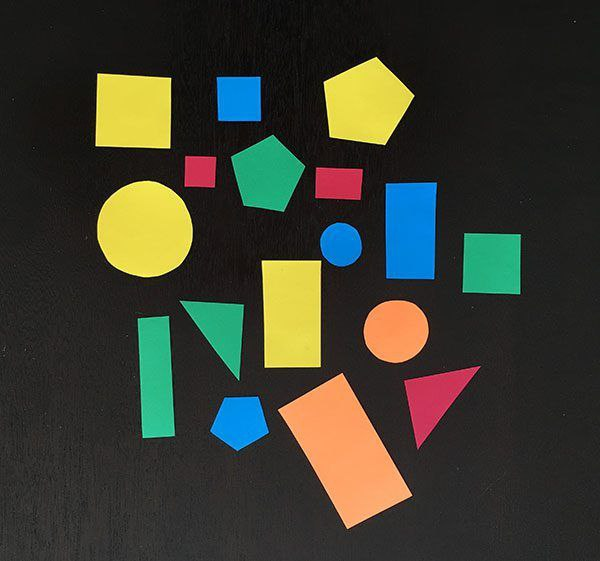
#> input picture Multimedia_HW3/Shapes.jpg, 600 x 561 px
$ jupyter execute --allow-errors Untitled.ipynb
#> lines starting #> are read from the running program, lines starting #| are printed output that depends on the picture; after the words box and inside, x2 and y2 are one past the last pixel; in counts of white or black regions, pixels touching at a corner belong together
[cell 1]
import cv2
import numpy as np

# Load the image
image_path = './Shapes.jpg'
image = cv2.imread(image_path)
#> image is the input picture: shape (561, 600, 3); mean B, G, R 47.3, 60, 58.6
cv2.imshow("Original Image", image)
gray = cv2.cvtColor(image, cv2.COLOR_BGR2GRAY)
blurred = cv2.GaussianBlur(gray, (3, 3), 0)
#blurred = cv2.GaussianBlur(gray, (5, 5), 0)
edges = cv2.Canny(blurred, 50, 200)
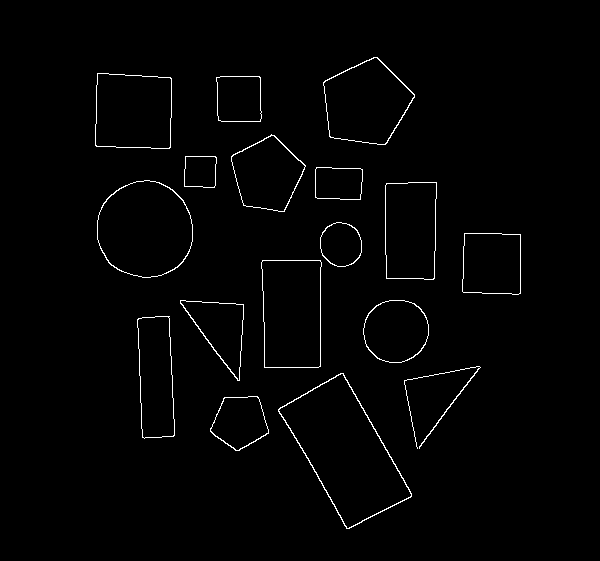
#> edges: shape (561, 600); 1.4% white in thin lines or dots, all inside (x1, y1, x2, y2) = (95, 57, 521, 529)

# Find contours
contours, _ = cv2.findContours(edges.copy(), cv2.RETR_EXTERNAL, cv2.CHAIN_APPROX_SIMPLE)
#> contours = 17 contours; largest, box (x1, y1, x2, y2) and area: (278, 373, 412, 529) 10306, (97, 180, 193, 278) 7300, (261, 260, 322, 368) 6094, (323, 57, 415, 145) 5552, (95, 73, 172, 149) 5378

# Function to detect shape name
def detect_shape(c):
    shape = "unidentified"
    peri = cv2.arcLength(c, True)
    # Adjust the epsilon value to improve accuracy
    epsilon = 0.02 * peri  # Experiment with this value
    approx = cv2.approxPolyDP(c, epsilon, True)

    if len(approx) == 3:
        shape = "triangle"
    elif len(approx) == 4:
        (x, y, w, h) = cv2.boundingRect(approx)
        ar = w / float(h)
        shape = "square" if ar >= 0.95 and ar <= 1.05 else "rectangle"
    elif len(approx) == 5:
        shape = "pentagon"
    elif len(approx) == 6:
        shape = "hexagon"
    else:
        shape = "circle"

    return shape


# Create copies for both tasks
labeled_image = image.copy()
quadrilateral_image = image.copy()

# Detect shapes and label them
for contour in contours:
    shape_name = detect_shape(contour)

    M = cv2.moments(contour)
    cX = int(M["m10"] / M["m00"])
    cY = int(M["m01"] / M["m00"])

    cv2.drawContours(labeled_image, [contour], -1, (0, 255, 0), 2)
                                                    # contour colors
    cv2.putText(labeled_image, shape_name, (cX - 20, cY), cv2.FONT_HERSHEY_SIMPLEX, 0.5, (255, 255, 255), 2)
#> this loop made 17 passes
#> (shape in detect_shape, peri in detect_shape, epsilon in detect_shape, approx in detect_shape, x in detect_shape, y in detect_shape, w in detect_shape, h in detect_shape) on passes 2, 4, 7, 8, 10, 12, 13: ('rectangle', 456.5, 9.13, [[340, 373], [278, 411], [349, 528], [411, 493]], 278, 373, 134, 156), ('rectangle', 308.9, 6.18, [[169, 316], [137, 319], [144, 438], [174, 435]], 137, 316, 38, 123), ('rectangle', 329.9, 6.6, [[262, 260], [264, 367], [320, 366], [320, 260]], 262, 260, 59, 108), ('square', 233.9, 4.68, [[464, 233], [462, 291], [520, 293], [520, 234]], 462, 233, 59, 61), ('rectangle', 291.9, 5.84, [[386, 183], [386, 278], [433, 279], [436, 182]], 386, 182, 51, 98), ('rectangle', 153.9, 3.08, [[316, 167], [315, 197], [360, 199], [362, 169]], 315, 167, 48, 33), ('square', 123.1, 2.46, [[185, 156], [184, 186], [214, 187], [216, 157]], 184, 156, 33, 32)
#> (shape in detect_shape, peri in detect_shape, epsilon in detect_shape, shape_name, cX, cY) on passes 1, 3, 5, 9, 11, 14: ('pentagon', 187.7, 3.75, 'pentagon', 239, 421), ('hexagon', 523.7, 10.47, 'hexagon', 448, 406), ('circle', 212.4, 4.25, 'circle', 395, 330), ('circle', 142.5, 2.85, 'circle', 340, 244), ('circle', 320.7, 6.41, 'circle', 144, 229), ('pentagon', 248.1, 4.96, 'pentagon', 266, 173)
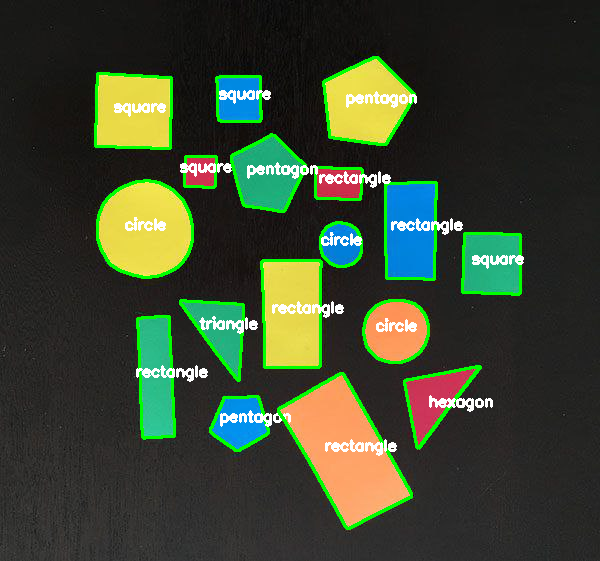
#> labeled_image: shape (561, 600, 3); 6.1% of pixels changed, all inside (x1, y1, x2, y2) = (94, 56, 524, 530)
                                                                                            # text color
# Remove non-quadrilateral shapes
for contour in contours:
    shape_name = detect_shape(contour)
    if shape_name not in ["square", "rectangle"]:
        cv2.drawContours(quadrilateral_image, [contour], -1, (0, 0, 0), -1)
#> this loop made 17 passes
#> (shape in detect_shape, peri in detect_shape, epsilon in detect_shape, shape_name) on passes 1, 3, 5, 9, 11, 14, 17: ('pentagon', 187.7, 3.75, 'pentagon'), ('hexagon', 523.7, 10.47, 'hexagon'), ('circle', 212.4, 4.25, 'circle'), ('circle', 142.5, 2.85, 'circle'), ('circle', 320.7, 6.41, 'circle'), ('pentagon', 248.1, 4.96, 'pentagon'), ('pentagon', 294.5, 5.89, 'pentagon')
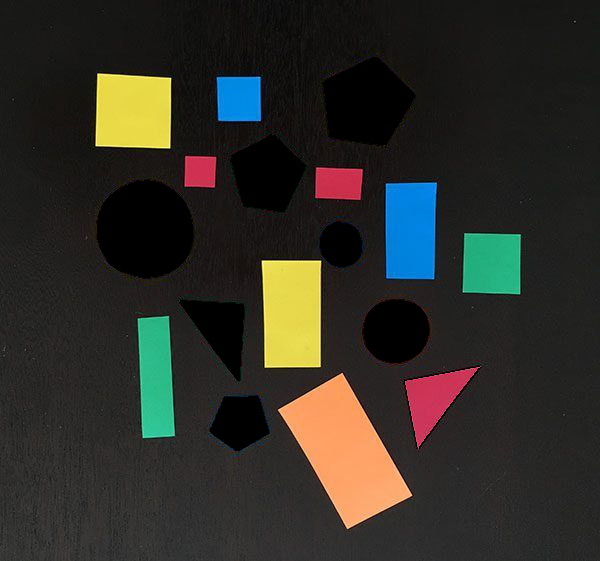
#> quadrilateral_image: shape (561, 600, 3); 8.06% of pixels changed, all inside (x1, y1, x2, y2) = (97, 57, 481, 451)

# Save and display the images
cv2.imwrite('./labeled_shapes.jpg', labeled_image)
cv2.imwrite('./quadrilateral_shapes.jpg', quadrilateral_image)

cv2.imshow("Labeled Shapes", labeled_image)
cv2.imshow("Quadrilateral Shapes", quadrilateral_image)
cv2.waitKey(0)
cv2.destroyAllWindows()

<p dir = "rtl">
    ابتدا شکل اصلی را خوانده و نمایش می دهیم. سپس در ادامه تصور را سیاه و سفید می کنیم و با اعمال یک فیلتر گاسین و ادج دیتکشن کنی میایم و کانتور های عکس را پیدا می کنیم.
    </p>
    <p dir = "rtl">
    یک تابع detect_shape داریم که با استفاده از تعداد خمیدگی تعداد ضلع ها را می شمارد و بر اساس تعداد ضلع نام های آن ها را در خروجی تابع قرار می دهد.
    در ادامه نیز نوشته های سفید رنگ که اسم های شکل هاست بر روی آنها اضافه می کند و عکس را نمایش می دهد
</p>
<p dir = "rtl">
    در آخر هم با توجه به اینکه شکل ها را تشخیص داده شکل های چهارضلعی مربع و مستطیل را نگه می دارد و داخل باقی شکل ها را سیاه می کند به منظور اینکه آن شکل ها را حذف کرده است.
    </p>

<p dir = "rtl">
    نکته مهم و تست شده در این کد این است که کد دارای باگی است که ما قادر به رفع آن نشدیم و این مشکل تشخیص یکی از مثلث ها به عنوان شش ضلعی است که با تست هایی که انجام دادیم دیدیم اگر فیلتر گاسین 3 در 3 اعمال کنیم یکی از مثلث ها حذف می شود و دیگری هم با فیلتر گاسین 5 در 5 مثلث دیگر حذف می شود.
    می توان از اشتراک این دو حالت چهارضلعی ها را به صورت ایده آل داشت اما تضمینی نیست که در عکس دیگری همین عملکرد را داشته باشد به همین خاطر راه ثابت و منطقی ای نیست.
    </p>

[cell 2]
# Farms 1
import cv2
import numpy as np

# Load the image
image_path = './FARMS.png'
image = cv2.imread(image_path)
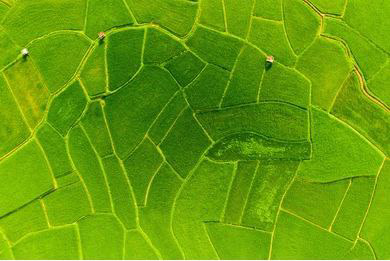
#> input picture Multimedia_HW3/FARMS.png, 390 x 261 px
#> image is the input picture: shape (261, 390, 3); mean B, G, R 11, 157.1, 102.6
gray = cv2.cvtColor(image, cv2.COLOR_BGR2GRAY)
#> gray: shape (261, 390)
blurred = cv2.GaussianBlur(gray, (3, 3), 0)
#> blurred: shape (261, 390)
edges = cv2.Canny(blurred, 50, 150)
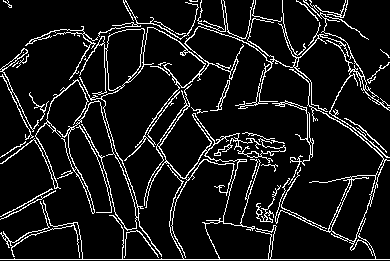
#> edges: shape (261, 390); 9.6% white in thin lines or dots

# Find contours
contours, _ = cv2.findContours(edges.copy(), cv2.RETR_EXTERNAL, cv2.CHAIN_APPROX_SIMPLE)
#> contours = 42 contours, 30 with area under 20; largest, box (x1, y1, x2, y2) and area: (0, 0, 390, 257) 2875, (275, 69, 390, 256) 1784, (0, 84, 390, 260) 638, (0, 48, 39, 140) 144, (272, 100, 314, 185) 124

# Compute area of each contour
areas = [(cv2.contourArea(c), c) for c in contours]
#> areas = 42 items
areas.sort(key=lambda x: x[0], reverse=True)

# Create a copy of the image to draw on
labeled_image = image.copy()

# Assign ranks based on area
for rank, (area, contour) in enumerate(areas, 1):
    M = cv2.moments(contour)
    if M["m00"] == 0:
        continue
    cX = int(M["m10"] / M["m00"])
    cY = int(M["m01"] / M["m00"])

    cv2.drawContours(labeled_image, [contour], -1, (0, 255, 0), 2)
    cv2.putText(labeled_image, str(rank), (cX - 10, cY + 10), cv2.FONT_HERSHEY_SIMPLEX, 0.5, (255, 0, 0), 2)
#> this loop made 42 passes
#> (area, cX, cY) on passes 1 to 12: (2875, 151, 74), (1784.5, 351, 205), (637.5, 176, 161), (144.5, 16, 72), (123.5, 297, 123), (83, 223, 95), (71.5, 255, 153), (68, 263, 211), (66, 64, 44), (51.5, 147, 24), (42.5, 29, 202), (26.5, 367, 134)
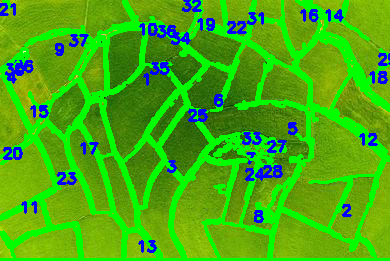
#> labeled_image: shape (261, 390, 3); mean B, G, R 16.8, 173.4, 69.3

# Save and display the labeled image
cv2.imwrite('./labeled_farms.jpg', labeled_image)
cv2.imshow("Labeled Farms", labeled_image)
cv2.waitKey(0)
cv2.destroyAllWindows()

[cell 3]
# Farms 2
import cv2
import numpy as np

# Load the image
image_path = './FARMS_2.jpeg'
image = cv2.imread(image_path)
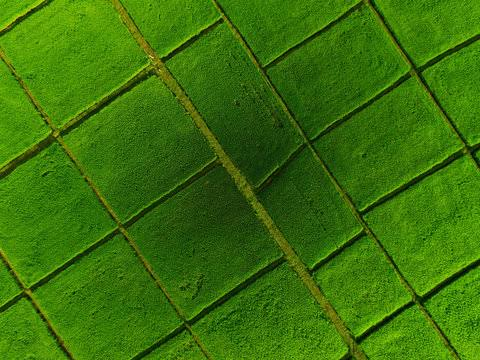
#> input picture Multimedia_HW3/FARMS_2.jpeg, 480 x 360 px
#> image is the input picture: shape (360, 480, 3); mean B, G, R 10.9, 113, 57.5
gray = cv2.cvtColor(image, cv2.COLOR_BGR2GRAY)
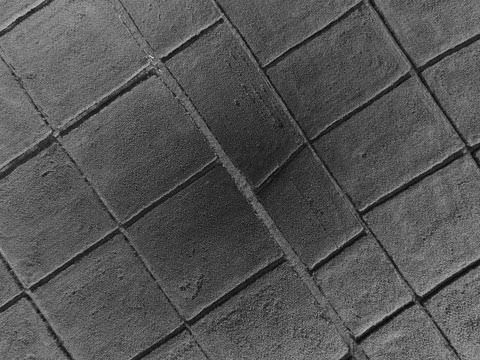
#> gray: shape (360, 480); min 2, max 224, mean 84.7
blurred = cv2.GaussianBlur(gray, (5, 5), 0)
#> blurred: shape (360, 480)
edges = cv2.Canny(blurred, 50, 150)
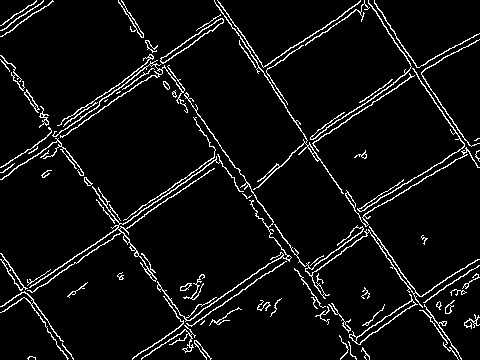
#> edges: shape (360, 480); 5.9% white in thin lines or dots

# Find contours
contours, _ = cv2.findContours(edges.copy(), cv2.RETR_EXTERNAL, cv2.CHAIN_APPROX_SIMPLE)
#> contours = 81 contours, 34 with area under 20; largest, box (x1, y1, x2, y2) and area: (274, 224, 480, 308) 470, (349, 294, 418, 345) 460, (27, 154, 244, 293) 446, (160, 18, 224, 64) 398, (157, 92, 292, 322) 241

# Compute area of each contour
areas = [(cv2.contourArea(c), c) for c in contours]
#> areas = 81 items
areas.sort(key=lambda x: x[0], reverse=True)

# Create a copy of the image to draw on
labeled_image = image.copy()

# Assign ranks based on area
for rank, (area, contour) in enumerate(areas, 1):
    M = cv2.moments(contour)
    if M["m00"] == 0:
        continue
    cX = int(M["m10"] / M["m00"])
    cY = int(M["m01"] / M["m00"])

    cv2.drawContours(labeled_image, [contour], -1, (0, 255, 0), 2)
    cv2.putText(labeled_image, str(rank), (cX - 10, cY + 10), cv2.FONT_HERSHEY_SIMPLEX, 0.5, (255, 0, 0), 2)
#> this loop made 81 passes
#> (area, cX, cY) on passes 1 to 12: (470.5, 373, 264), (459.5, 381, 322), (446, 129, 231), (398, 191, 40), (241, 227, 233), (220, 287, 130), (176, 124, 95), (169, 12, 274), (140.5, 389, 189), (122, 418, 152), (121.5, 367, 81), (97, 287, 32)
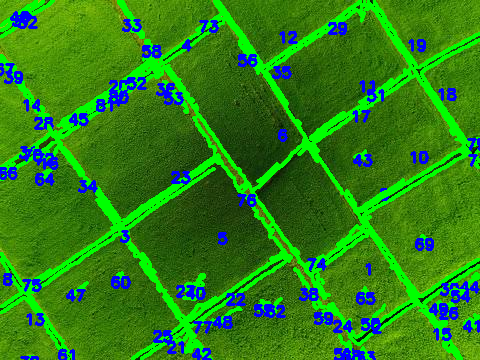
#> labeled_image: shape (360, 480, 3); mean B, G, R 23.4, 129.1, 45.2

# Save and display the labeled image
cv2.imwrite('./labeled_farms.jpg', labeled_image)
cv2.imshow("Labeled Farms", labeled_image)
cv2.waitKey(0)
cv2.destroyAllWindows()
